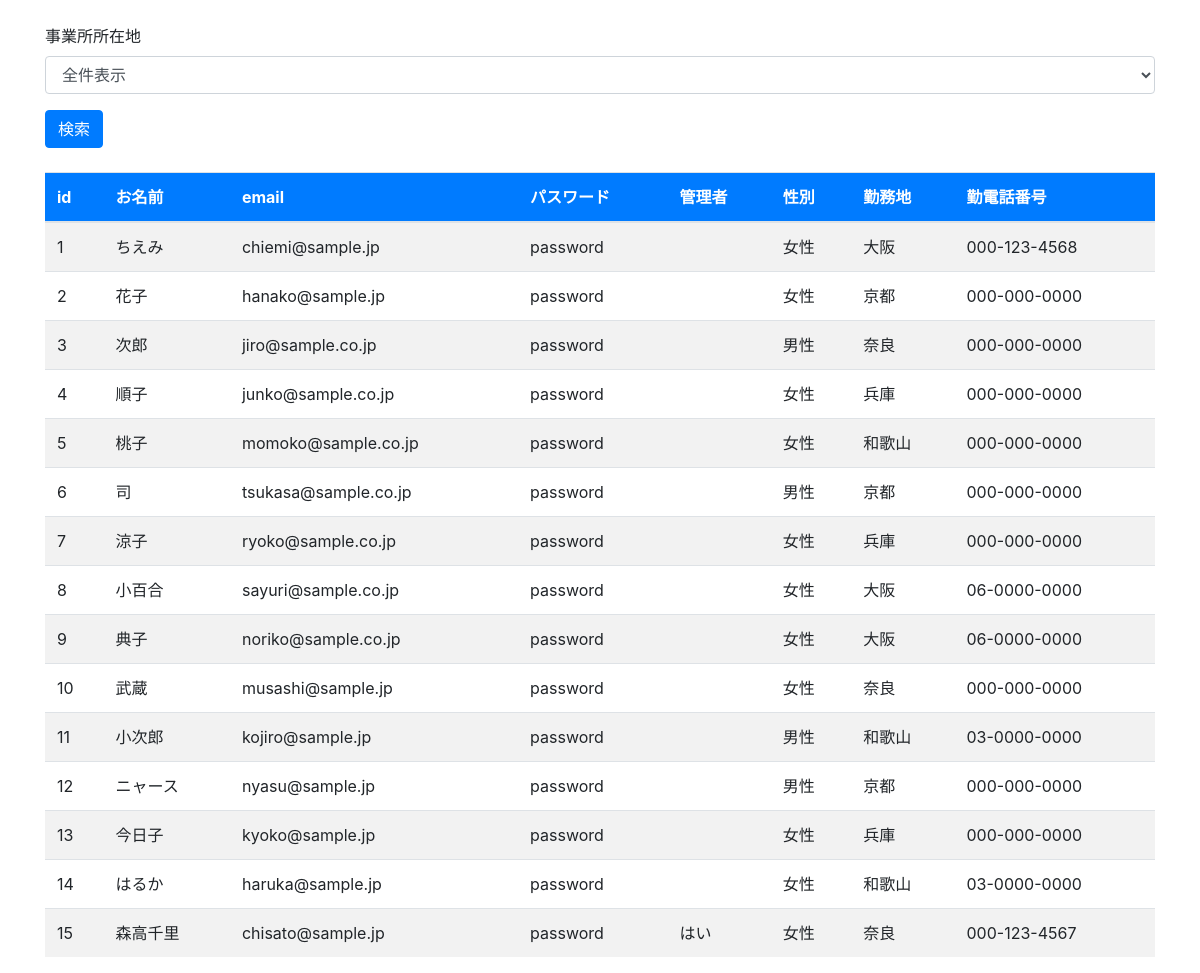
Screenshot of /2/index.php with the database file from the repository.
### tables this page shows
CREATE TABLE "users" (
	"id"	INTEGER NOT NULL PRIMARY KEY AUTOINCREMENT,
	"name"	TEXT NOT NULL,
	"email"	TEXT NOT NULL,
	"password"	TEXT NOT NULL,
	"is_admin"	INTEGER NOT NULL DEFAULT 0,
	"gender"	INTEGER NOT NULL,
	"pref"	TEXT,
	"tel"	TEXT
);

### 2/index.php (the view, shortened to what this page needs)
<?php
$pref = '';
$dsn = 'sqlite:../work.db';
$dbh = new PDO($dsn);
$dbh->setAttribute(PDO::ATTR_ERRMODE, PDO::ERRMODE_EXCEPTION);
$sql = 'select * from users';
$stmt = $dbh->prepare($sql);
$stmt->execute();
$list = $stmt->fetchAll(PDO::FETCH_ASSOC);
?>
<!DOCTYPE html>
<html lang="en">
<head>
    <link rel="stylesheet" href="https://stackpath.bootstrapcdn.com/bootstrap/4.4.1/css/bootstrap.min.css">
</head>
<body>
    <div class="container">
        <form method="get" action="./" class="my-4">
            <div class="form-group">
                <label for="pref">事業所所在地</label>
                <select name="pref" id="pref" class="form-control">
                    <option value="" <?php if ($pref == '') echo ' selected' ?>>全件表示</option>
                </select>
            </div>
            <div class="my-2">
                <input type="submit" value="検索" class="btn btn-primary">
            </div>
        </form>
        <table class="table table-striped table-hover my-3">
            <thead class="bg-primary text-white">
                <tr>
                    <th>id</th>
                    <th>お名前</th>
                    <th>email</th>
                    <th>パスワード</th>
                    <th>管理者</th>
                    <th>性別</th>
                    <th>勤務地</th>
                    <th>勤電話番号</th>
                </tr>
            </thead>
            <tbody>
                <?php foreach ($list as $v) : ?>
                    <tr>
                        <td><?= $v['id'] ?></td>
                        <td><?= $v['name'] ?></td>
                        <td><?= $v['email'] ?></td>
                        <td><?= $v['password'] ?></td>
                        <td><?php if ($v['is_admin'] == 1) echo 'はい' ?></td>
                        <td>
                            <?php if ($v['gender'] == 1) : ?>
                                男性
                            <?php elseif ($v['gender'] == 2) : ?>
                                女性
                            <?php else : ?>
                                その他
                            <?php endif ?>
                        </td>
                        <td><?= $v['pref'] ?></td>
                        <td><?= $v['tel'] ?></td>
                    </tr>
                <?php endforeach ?>
            </tbody>
        </table>
    </div>
</body>
</html>

### rows the page displays
users: id "1", name "ちえみ", email "chiemi@sample.jp", password "password", gender "女性", pref "大阪", tel "000-123-4568"
users: id "2", name "花子", email "hanako@sample.jp", password "password", gender "女性", pref "京都", tel "000-000-0000"
users: id "3", name "次郎", email "jiro@sample.co.jp", password "password", gender "男性", pref "奈良", tel "000-000-0000"
users: id "4", name "順子", email "junko@sample.co.jp", password "password", gender "女性", pref "兵庫", tel "000-000-0000"
users: id "5", name "桃子", email "momoko@sample.co.jp", password "password", gender "女性", pref "和歌山", tel "000-000-0000"
users: id "6", name "司", email "tsukasa@sample.co.jp", password "password", gender "男性", pref "京都", tel "000-000-0000"
users: id "7", name "涼子", email "ryoko@sample.co.jp", password "password", gender "女性", pref "兵庫", tel "000-000-0000"
users: id "8", name "小百合", email "sayuri@sample.co.jp", password "password", gender "女性", pref "大阪", tel "06-0000-0000"
users: id "9", name "典子", email "noriko@sample.co.jp", password "password", gender "女性", pref "大阪", tel "06-0000-0000"
users: id "10", name "武蔵", email "musashi@sample.jp", password "password", gender "女性", pref "奈良", tel "000-000-0000"
users: id "11", name "小次郎", email "kojiro@sample.jp", password "password", gender "男性", pref "和歌山", tel "03-0000-0000"
users: id "12", name "ニャース", email "nyasu@sample.jp", password "password", gender "男性", pref "京都", tel "000-000-0000"
users: id "13", name "今日子", email "kyoko@sample.jp", password "password", gender "女性", pref "兵庫", tel "000-000-0000"
users: id "14", name "はるか", email "haruka@sample.jp", password "password", gender "女性", pref "和歌山", tel "03-0000-0000"
users: id "15", name "森高千里", email "chisato@sample.jp", password "password", is_admin "はい", gender "女性", pref "奈良", tel "000-123-4567"
